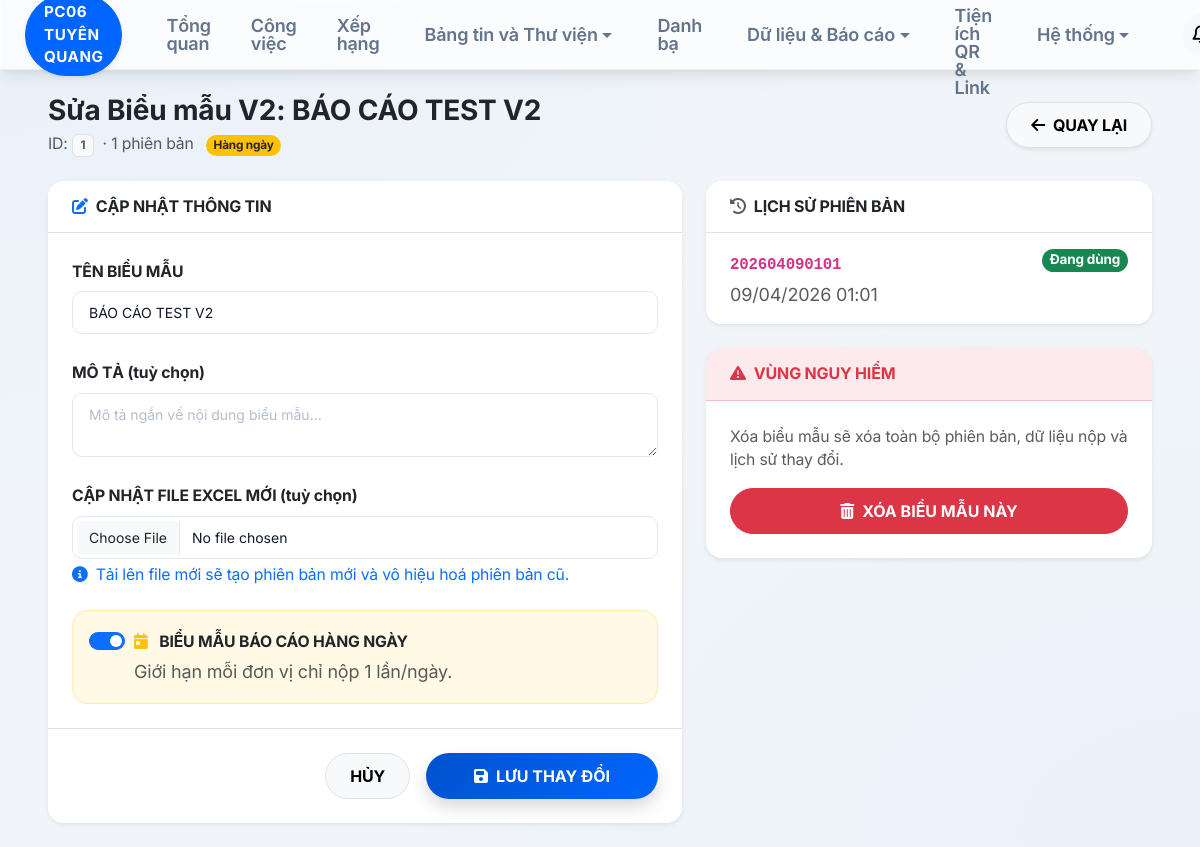
Page /reports-v2/edit/1 (signed in) on the committed database.
### models.py (models this page shows)
class ReportTemplateV2(db.Model):
    __tablename__ = 'report_template_v2'
    id = db.Column(db.Integer, primary_key=True)
    name = db.Column(db.String(255), nullable=False)
    description = db.Column(db.Text)
    created_by = db.Column(db.String(100))
    created_at = db.Column(db.DateTime, default=datetime.now)
    is_active = db.Column(db.Boolean, default=True)
    is_daily = db.Column(db.Boolean, default=False)

class ReportVersionV2(db.Model):
    __tablename__ = 'report_version_v2'
    id = db.Column(db.Integer, primary_key=True)
    template_id = db.Column(db.Integer, db.ForeignKey('report_template_v2.id'))
    version_tag = db.Column(db.String(20))  # e.g. "v1.0", "2024-Q1"
    metadata_json = db.Column(db.Text)  # Storing the parsed Excel structure
    excel_file_blob = db.Column(db.LargeBinary)  # Original template
    created_at = db.Column(db.DateTime, default=datetime.now)
    is_published = db.Column(db.Boolean, default=False)
    template = db.relationship('ReportTemplateV2', backref='versions')

### routes/reports_v2.py (the view, shortened to what this page needs)
@reports_v2_bp.route('/reports-v2/edit/<int:tid>', methods=['GET', 'POST'])
def edit_template(tid):
    if not session.get('is_admin'):
        return redirect(url_for('auth_bp.login'))
    template = db.session.get(ReportTemplateV2, tid)
    if not template:
        flash('Không tìm thấy biểu mẫu V2!', 'danger')
        return redirect(url_for('reports_v2_bp.dashboard'))
    versions = ReportVersionV2.query.filter_by(template_id=tid).order_by(ReportVersionV2.created_at.desc()).all()
    return render_template('reports_v2_edit.html', template=template, versions=versions)

### app.py (called while the page is built)
@app.before_request
def check_auth():
    if session.get('uid'):
        last_active = session.get('last_active')
        now = time.time()
        if last_active and (now - last_active) > 1800: # 30 mins
            session.clear()
            return redirect(url_for('auth_bp.login'))
        session['last_active'] = now
    allowed = ['auth_bp.login', 'static', 'dl_file', 'shortlink_bp.redirect_short_link', 'shortlink_bp.get_qr', 'favicon']
    if not session.get('uid') and request.endpoint not in allowed and not (request.endpoint and request.endpoint.startswith('static')):
        return redirect(url_for('auth_bp.login'))
    if session.get('uid') and session.get('must_change') and request.endpoint not in ['auth_bp.change_password', 'auth_bp.logout', 'static']:
        return redirect(url_for('auth_bp.change_password'))

@app.context_processor
def utility_processor():
    from openpyxl.utils import get_column_letter
    return dict(col_letter_func=get_column_letter)

### templates/reports_v2_edit.html (shortened to what this page needs)
{% extends "base.html" %}
{% block content %}
<div class="page-header mb-4 animate__animated animate__fadeIn">
    <div class="d-flex justify-content-between align-items-center">
        <div>
            <h1 class="h3 fw-bold text-dark mb-1">Sửa Biểu mẫu V2: {{ template.name }}</h1>
            <p class="text-muted mb-0 small">ID: <span class="badge bg-light text-muted border">{{ template.id }}</span>
                &nbsp;· {{ versions|length }} phiên bản
                {% if template.is_daily %}<span class="badge bg-warning text-dark ms-2 rounded-pill tiny fw-bold">Hàng ngày</span>{% endif %}
            </p>
        </div>
        <a href="{{ url_for('reports_v2_bp.dashboard') }}" class="btn btn-light rounded-pill px-4 border fw-bold shadow-sm">
            <i class="fa-solid fa-arrow-left me-2"></i>QUAY LẠI
        </a>
    </div>
</div>
<div class="main-content-area animate__animated animate__fadeInUp">
    <div class="row g-4">
        <div class="col-lg-7">
            <div class="card border-0 shadow-sm rounded-4 overflow-hidden">
                <div class="card-header bg-white border-bottom py-3 px-4">
                    <h6 class="fw-bold text-dark mb-0"><i class="fa-solid fa-edit me-2 text-primary"></i>CẬP NHẬT THÔNG TIN</h6>
                </div>
                <form method="POST" enctype="multipart/form-data">
                    <div class="card-body p-4">
                        <div class="mb-4">
                            <label class="form-label fw-bold small text-dark">TÊN BIỂU MẪU</label>
                            <input type="text" name="name" class="form-control" value="{{ template.name }}" required>
                        </div>
                        <div class="mb-4">
                            <label class="form-label fw-bold small text-dark">MÔ TẢ (tuỳ chọn)</label>
                            <textarea name="description" class="form-control" rows="2" placeholder="Mô tả ngắn về nội dung biểu mẫu...">{{ template.description or '' }}</textarea>
                        </div>
                        <div class="mb-4">
                            <label class="form-label fw-bold small text-dark">CẬP NHẬT FILE EXCEL MỚI (tuỳ chọn)</label>
                            <input type="file" name="template_excel" class="form-control" accept=".xlsx">
                            <div class="form-text tiny text-primary mt-1">
                                <i class="fa-solid fa-circle-info me-1"></i>
                                Tải lên file mới sẽ tạo phiên bản mới và vô hiệu hoá phiên bản cũ.
                            </div>
                        </div>
                        <div class="p-3 bg-warning bg-opacity-10 border border-warning border-opacity-25 rounded-4">
                            <div class="form-check form-switch">
                                <input class="form-check-input" type="checkbox" name="is_daily" id="isDailyCheck" {% if template.is_daily %}checked{% endif %}>
                                <label class="form-check-label fw-bold text-dark small" for="isDailyCheck">
                                    <i class="fa-solid fa-calendar-day me-2 text-warning"></i>
                                    BIỂU MẪU BÁO CÁO HÀNG NGÀY
                                </label>
                                <div class="tiny text-muted mt-1">Giới hạn mỗi đơn vị chỉ nộp 1 lần/ngày.</div>
                            </div>
                        </div>
                    </div>
                    <div class="card-footer bg-white border-top p-4 d-flex justify-content-end gap-3">
                        <a href="{{ url_for('reports_v2_bp.dashboard') }}" class="btn btn-light rounded-pill px-4 fw-bold border">HỦY</a>
                        <button type="submit" class="btn btn-primary rounded-pill px-5 fw-bold shadow">
                            <i class="fa-solid fa-floppy-disk me-2"></i>LƯU THAY ĐỔI
                        </button>
                    </div>
                </form>
            </div>
        </div>
        <div class="col-lg-5">
            <div class="card border-0 shadow-sm rounded-4 overflow-hidden">
                <div class="card-header bg-white border-bottom py-3 px-4">
                    <h6 class="fw-bold text-dark mb-0"><i class="fa-solid fa-clock-rotate-left me-2 text-muted"></i>LỊCH SỬ PHIÊN BẢN</h6>
                </div>
                <div class="list-group list-group-flush">
                    {% for v in versions %}
                    <div class="list-group-item border-0 px-4 py-3">
                        <div class="d-flex justify-content-between align-items-start">
                            <div>
                                <code class="small fw-bold">{{ v.version_tag }}</code>
                                <div class="tiny text-muted mt-1">{{ v.created_at.strftime('%d/%m/%Y %H:%M') }}</div>
                            </div>
                            {% if v.is_published %}
                            <span class="badge bg-success rounded-pill tiny fw-bold px-2">Đang dùng</span>
                            {% else %}
                            <span class="badge bg-light text-muted border rounded-pill tiny px-2">Cũ</span>
                            {% endif %}
                        </div>
                    </div>
                    {% else %}
                    <div class="p-4 text-center text-muted small">Chưa có phiên bản nào.</div>
                    {% endfor %}
                </div>
            </div>
            <div class="card border-0 shadow-sm rounded-4 overflow-hidden mt-4 border-danger border-2">
                <div class="card-header bg-danger bg-opacity-10 border-bottom border-danger border-opacity-25 py-3 px-4">
                    <h6 class="fw-bold text-danger mb-0"><i class="fa-solid fa-triangle-exclamation me-2"></i>VÙNG NGUY HIỂM</h6>
                </div>
                <div class="card-body p-4">
                    <p class="small text-muted mb-3">Xóa biểu mẫu sẽ xóa toàn bộ phiên bản, dữ liệu nộp và lịch sử thay đổi.</p>
                    <button class="btn btn-danger rounded-pill px-4 fw-bold w-100" onclick="confirmDelete({{ template.id }}, '{{ template.name }}')">
                        <i class="fa-solid fa-trash-can me-2"></i>XÓA BIỂU MẪU NÀY
                    </button>
                </div>
            </div>
        </div>
    </div>
</div>
{% endblock %}

### static/css/style.css (style rules this page uses)
:root { --font-size-base: clamp(14px, 0.85vw + 11px, 18px); --nav-height: clamp(56px, 3.5vw + 32px, 70px); --sidebar-width: 0px; --container-padding: clamp(16px, 2vw, 40px); --card-gap: clamp(16px, 2vw, 32px); --transition: all 0.3s cubic-bezier(0.4, 0, 0.2, 1); }
:root, [data-theme="light"] { --primary: #0066FF; --primary-light: #4D94FF; --primary-soft: rgba(0, 102, 255, 0.05); --primary-gradient: linear-gradient(135deg, #0052CC 0%, #0066FF 100%); --bg-body: #f1f5f9; --bg-surface: #ffffff; --bg-sidebar: rgba(255, 255, 255, 0.7); --text-main: #0f172a; --text-muted: #64748b; --border: #e2e8f0; --border-light: #f1f5f9; --glass-border: rgba(255, 255, 255, 0.4); --shadow-lvl1: 0 1px 2px rgba(0,0,0,0.06); --shadow-lvl2: 0 10px 15px -3px rgba(0,0,0,0.08), 0 4px 6px -2px rgba(0,0,0,0.04); --shadow-lvl3: 0 20px 25px -5px rgba(0,0,0,0.1), 0 10px 10px -5px rgba(0,0,0,0.04); --shadow-lvl4: 0 25px 50px -12px rgba(0,0,0,0.15); --shadow-primary: 0 10px 20px rgba(0, 102, 255, 0.2); }
.page-header { position: relative; z-index: 1020; overflow: visible !important; }
.page-header > div { display: flex !important; justify-content: space-between; align-items: center; flex-wrap: wrap; gap: 20px; width: 100%; }
@media (max-width: 1200px) { .page-header > div { display: flex !important; flex-wrap: wrap; justify-content: space-between !important; } }
body { font-family: 'Inter', 'Be Vietnam Pro', -apple-system, sans-serif; background-color: var(--bg-body); background-image: radial-gradient(at 0% 0%, rgba(0, 102, 255, 0.03) 0px, transparent 50%), radial-gradient(at 100% 100%, rgba(0, 102, 255, 0.03) 0px, transparent 50%); color: var(--text-main); margin: 0; padding: 0; overflow-x: hidden; font-size: var(--font-size-base); transition: background-color 0.3s, color 0.3s; letter-spacing: -0.01em; }
.card { background: var(--bg-surface); border: 1px solid var(--border); border-radius: 16px; box-shadow: var(--shadow-lvl1); transition: var(--transition); }
.form-control, .form-select { border: 1.5px solid var(--border) !important; border-radius: 10px !important; padding: 10px 16px !important; font-weight: 400; color: var(--text-main) !important; background-color: var(--bg-surface) !important; transition: var(--transition); }
.form-control::placeholder { color: #94a3b8; opacity: 0.7; }
.form-control, .form-select { padding: 10px 16px; border-radius: 10px; border: 1px solid #cbd5e1; transition: all 0.2s; font-size: 14px; }
.btn { padding: 10px 20px; border-radius: 10px; font-weight: 600; transition: all 0.3s cubic-bezier(0.175, 0.885, 0.32, 1.275); }
.btn-primary { background: var(--primary-gradient); border: none; box-shadow: 0 4px 12px rgba(37, 99, 235, 0.3); }

### rows in the picture
ReportTemplateV2: name "BÁO CÁO TEST V2", id "1", is_daily "☑"
ReportVersionV2: version_tag "202604090101", created_at "09/04/2026 01:01", is_published "Đang dùng"

### other values in the picture
{{ versions|length }} "1"
